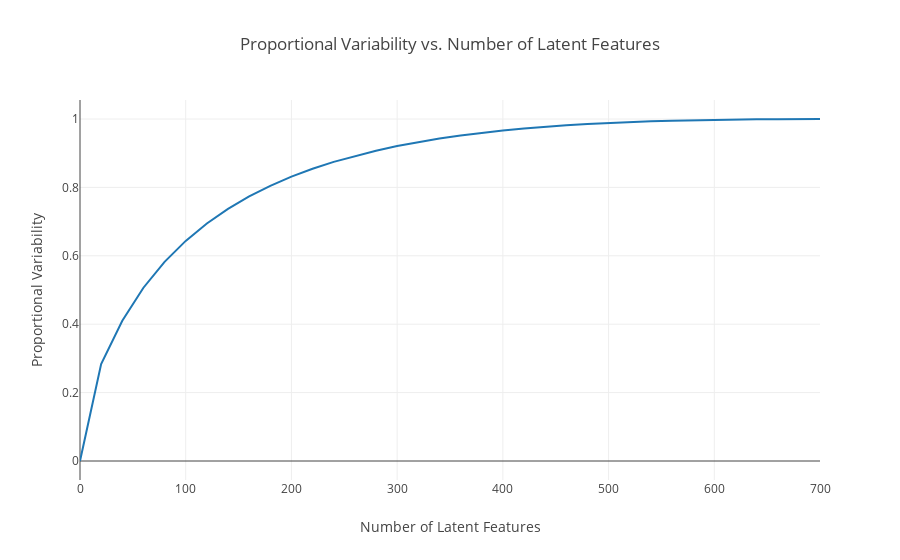

Here is the notebook cell this chart was saved with:
### Code cell
trace0 = go.Scatter(
    x = num_latent_feats,
    y = proportion_variability,
    mode = 'lines',
    name = 'Proportional Variability'
)

layout = go.Layout(title='Proportional Variability vs. Number of Latent Features',
                   xaxis=dict(title='Number of Latent Features'),
                   yaxis=dict(title='Proportional Variability'))

fig = go.Figure(data=go.Data([trace0]),layout=layout)
iplot(fig)

### Figure 1 — Plotly figure (JSON) as saved in the notebook; plotly's stock layout.template omitted (floating-point values rounded to 4 significant figures)
{"data": [{"mode": "lines", "name": "Proportional Variability", "type": "scatter", "uid": "7da259b4-2f6d-44e1-83bd-8a4e0c1e14e8", "x": [0, 20, 40, 60, 80, 100, 120, 140, 160, 180, 200, 220, 240, 260, 280, 300, 320, 340, 360, 380, 400, 420, 440, 460, 480, 500, 520, 540, 560, 580, 600, 620, 640, 660, 680, 700], "y": [0, 0.2832, 0.4102, 0.5067, 0.5822, 0.6436, 0.6946, 0.7371, 0.7735, 0.8046, 0.8314, 0.8546, 0.8747, 0.8922, 0.9074, 0.9208, 0.9325, 0.9427, 0.9517, 0.9595, 0.9663, 0.9723, 0.9774, 0.9818, 0.9855, 0.9886, 0.9912, 0.9933, 0.9951, 0.9965, 0.9976, 0.9984, 0.999, 0.9995, 0.9998, 1.0]}], "layout": {"title": {"text": "Proportional Variability vs. Number of Latent Features"}, "xaxis": {"title": {"text": "Number of Latent Features"}}, "yaxis": {"title": {"text": "Proportional Variability"}}}}
